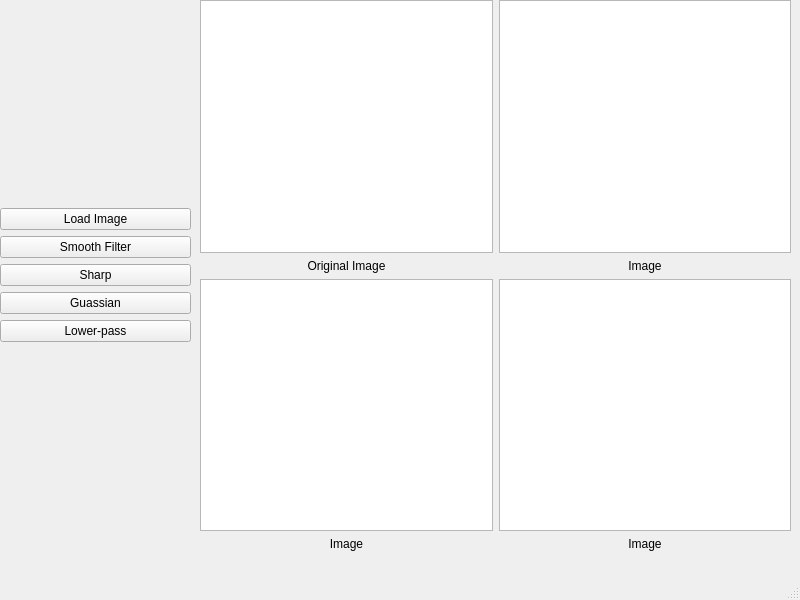
<?xml version="1.0" encoding="UTF-8"?>
<ui version="4.0">
 <class>MainWindow</class>
 <widget class="QMainWindow" name="MainWindow">
  <property name="geometry">
   <rect>
    <x>0</x>
    <y>0</y>
    <width>800</width>
    <height>600</height>
   </rect>
  </property>
  <property name="windowTitle">
   <string>MainWindow</string>
  </property>
  <widget class="QWidget" name="centralwidget">
   <widget class="QWidget" name="gridLayoutWidget">
    <property name="geometry">
     <rect>
      <x>0</x>
      <y>0</y>
      <width>191</width>
      <height>551</height>
     </rect>
    </property>
    <layout class="QGridLayout" name="gridLayout">
     <item row="0" column="0">
      <layout class="QGridLayout" name="gridLayout_3">
       <item row="1" column="0">
        <widget class="QPushButton" name="pushButton_2">
         <property name="text">
          <string>Smooth Filter</string>
         </property>
        </widget>
       </item>
       <item row="3" column="0">
        <widget class="QPushButton" name="pushButton_4">
         <property name="text">
          <string>Guassian</string>
         </property>
        </widget>
       </item>
       <item row="2" column="0">
        <widget class="QPushButton" name="pushButton_3">
         <property name="text">
          <string>Sharp</string>
         </property>
        </widget>
       </item>
       <item row="0" column="0">
        <widget class="QPushButton" name="pushButton">
         <property name="text">
          <string>Load Image</string>
         </property>
        </widget>
       </item>
       <item row="4" column="0">
        <widget class="QPushButton" name="pushButton_5">
         <property name="text">
          <string>Lower-pass</string>
         </property>
        </widget>
       </item>
      </layout>
     </item>
    </layout>
   </widget>
   <widget class="QWidget" name="gridLayoutWidget_2">
    <property name="geometry">
     <rect>
      <x>200</x>
      <y>0</y>
      <width>591</width>
      <height>551</height>
     </rect>
    </property>
    <layout class="QGridLayout" name="gridLayout_2">
     <item row="0" column="0">
      <layout class="QGridLayout" name="gridLayout_4">
       <item row="1" column="0">
        <widget class="QLabel" name="label">
         <property name="text">
          <string>Original Image</string>
         </property>
         <property name="alignment">
          <set>Qt::AlignCenter</set>
         </property>
        </widget>
       </item>
       <item row="2" column="1">
        <widget class="QGraphicsView" name="graphicsView_4"/>
       </item>
       <item row="1" column="1">
        <widget class="QLabel" name="label_2">
         <property name="text">
          <string>Image</string>
         </property>
         <property name="alignment">
          <set>Qt::AlignCenter</set>
         </property>
        </widget>
       </item>
       <item row="2" column="0">
        <widget class="QGraphicsView" name="graphicsView_3"/>
       </item>
       <item row="0" column="0">
        <widget class="QGraphicsView" name="graphicsView"/>
       </item>
       <item row="0" column="1">
        <widget class="QGraphicsView" name="graphicsView_2"/>
       </item>
       <item row="3" column="0">
        <widget class="QLabel" name="label_3">
         <property name="text">
          <string>Image</string>
         </property>
         <property name="alignment">
          <set>Qt::AlignCenter</set>
         </property>
        </widget>
       </item>
       <item row="3" column="1">
        <widget class="QLabel" name="label_4">
         <property name="text">
          <string>Image</string>
         </property>
         <property name="alignment">
          <set>Qt::AlignCenter</set>
         </property>
        </widget>
       </item>
      </layout>
     </item>
    </layout>
   </widget>
  </widget>
  <widget class="QMenuBar" name="menubar">
   <property name="geometry">
    <rect>
     <x>0</x>
     <y>0</y>
     <width>800</width>
     <height>21</height>
    </rect>
   </property>
  </widget>
  <widget class="QStatusBar" name="statusbar"/>
 </widget>
 <resources/>
 <connections/>
</ui>
